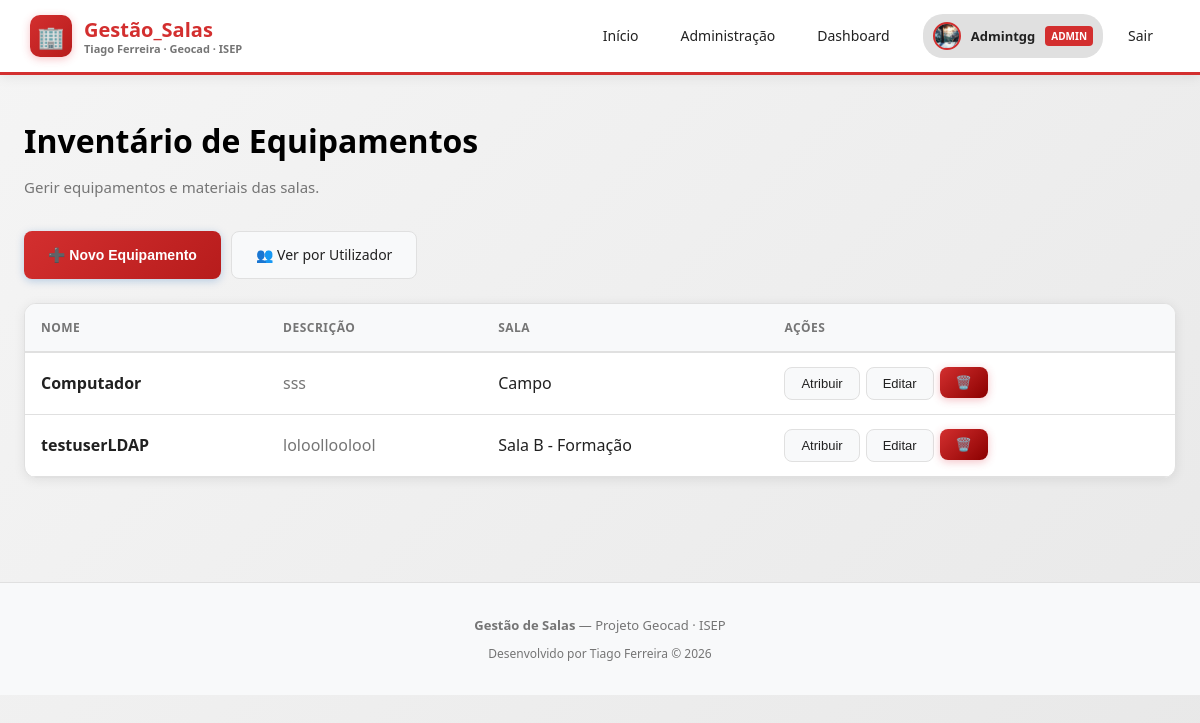
The page /admin/inventory (signed in) on the database as committed earlier.
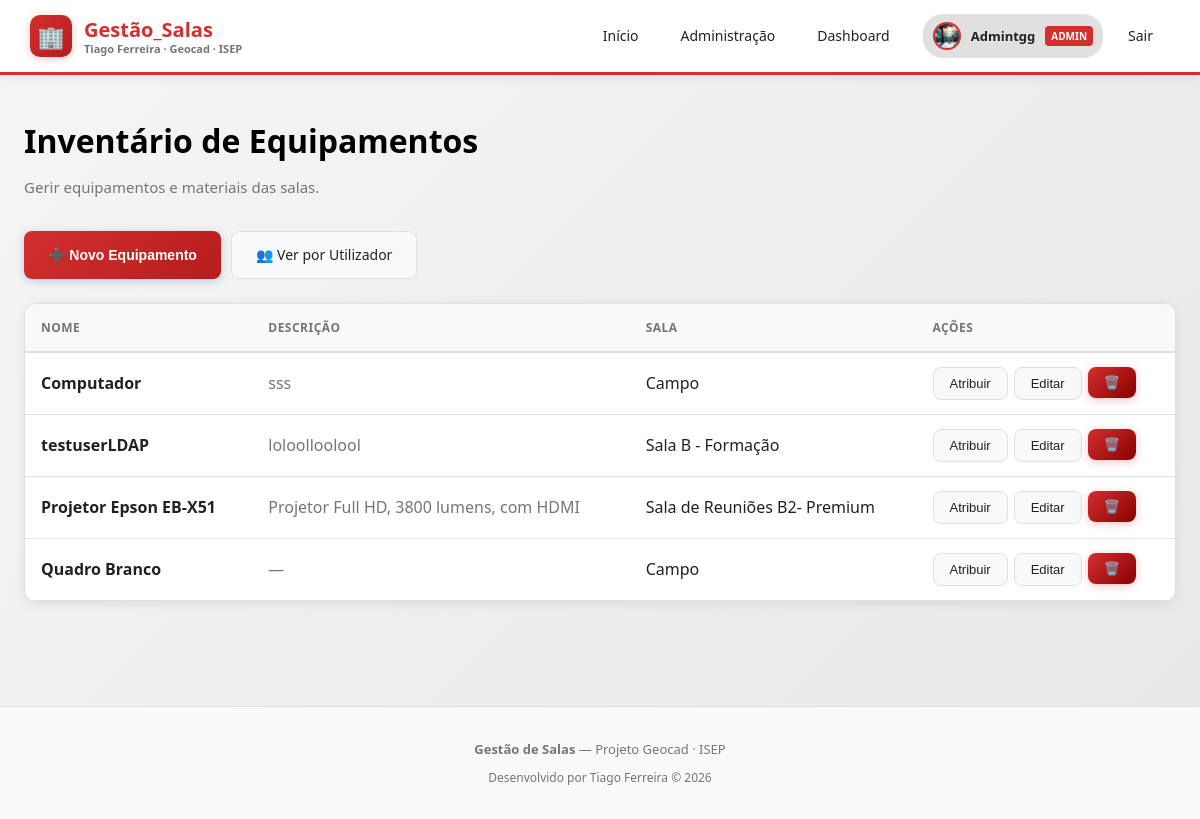
The same page on the database as committed later.
### app/models.py (models this page shows)
class Equipment(Base):
    __tablename__ = "equipment"
    id = Column(Integer, primary_key=True, index=True)
    name = Column(String, nullable=False)
    description = Column(String, default="")
    room_id = Column(Integer, ForeignKey("rooms.id"), nullable=False)
    room = relationship("Room", back_populates="equipment")

class Room(Base):
    __tablename__ = "rooms"
    id         = Column(Integer, primary_key=True, index=True)
    name       = Column(String, nullable=False)
    capacity   = Column(Integer, nullable=False)
    location   = Column(String, nullable=False)
    color      = Column(String, default="#e85d04")
    start_time = Column(String, nullable=False)        # ex: "08:00"
    end_time   = Column(String, nullable=False)        # ex: "18:00"
    work_days  = Column(String, default="1,2,3,4,5")  # dias da semana separados por vírgula
    reservations = relationship("Reservation", back_populates="room")
    equipment = relationship("Equipment", back_populates="room")

### app/routers/inventory.py (the view)
@router.get("")
async def list_inventory(request: Request, db=Depends(get_db)):
    user = require_admin(request, db)
    equipment_list = db.query(models.Equipment).all()
    rooms = db.query(models.Room).all()
    users = db.query(models.User).all()
    return request.app.state.templates.TemplateResponse(
        "admin_iventory.html",
        {
            "request": request,
            "user": user,
            "equipment": equipment_list,
            "rooms": rooms,
            "users": users,
        },
    )

### app/templates/admin_iventory.html (shortened to what this page needs)
{% extends "base.html" %}
{% block content %}
<div class="container">
    <h1 class="page-title">Inventário de Equipamentos</h1>
    <p class="page-sub">Gerir equipamentos e materiais das salas.</p>
    <div style="display: flex; gap: 10px; margin-bottom: 24px;">
        <button class="btn btn-primary" onclick="openModal('modal-create')">➕ Novo Equipamento</button>
        <a href="/admin/inventory/by-user" class="btn btn-secondary">👥 Ver por Utilizador</a>
    </div>
    <div class="card" style="padding: 0; overflow: hidden;">
        <table>
            <thead>
                <tr>
                    <th>Nome</th>
                    <th>Descrição</th>
                    <th>Sala</th>
                    <th>Ações</th>
                </tr>
            </thead>
            <tbody>
                {% for item in equipment %}
                <tr>
                    <td><strong>{{ item.name }}</strong></td>
                    <td style="color: var(--text-muted);">{{ item.description or '—' }}</td>
                    <td>{{ item.room.name if item.room else '—' }}</td>
                    <td>
                        <div style="display: flex; gap: 6px;">
                            <button class="btn btn-secondary btn-sm" onclick="openModal('modal-assign-{{ item.id }}')">Atribuir</button>
                            <button class="btn btn-secondary btn-sm" onclick="openModal('modal-edit-{{ item.id }}')">Editar</button>
                            <form method="post" action="/admin/inventory/delete/{{ item.id }}" style="display:inline;" onsubmit="return confirm('Eliminar este equipamento?')">
                                <button type="submit" class="btn btn-danger btn-sm" title="Eliminar">🗑️</button>
                            </form>
                        </div>
                    </td>
                </tr>
                {% endfor %}
            </tbody>
        </table>
    </div>
</div>
{% endblock %}

Rows that differ between the two databases and show on the page:
added Equipment: name "Projetor Epson EB-X51", description "Projetor Full HD, 3800 lumens, com HDMI", room "Sala de Reuniões B2- Premium"
added Equipment: name "Quadro Branco", description "—", room "Campo"
